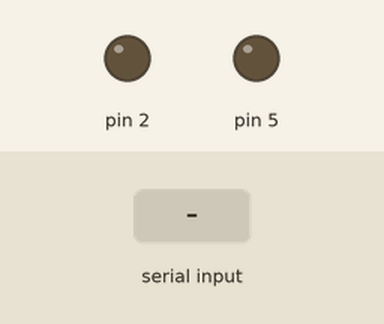
This sketch was run on a simulated Arduino Mega 2560, built with avr-gcc and run on an emulated ATmega2560. Parts: output pins drawn as LEDs (lit = HIGH). Inputs (shaded band) come from the test bench. The modem accepts every AT command (registered, SIM ready, sends succeed) and sends nothing else.

Above: at 1.2 s.
1.3 s: "1" received over the second serial link
At 3.1 s:
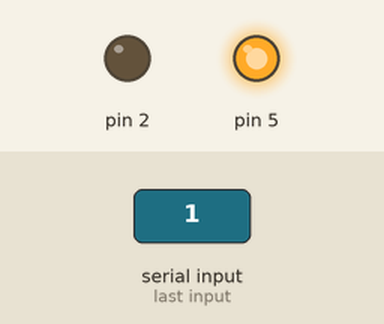
At 27.1 s:
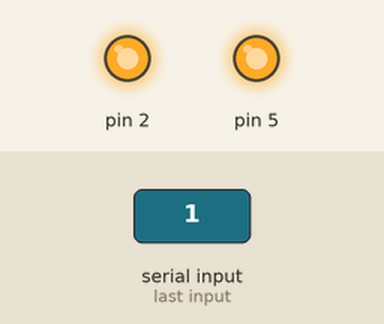
Timing chart, 0 to 27.8 s (numbered marks = the images above; inputs shaded):
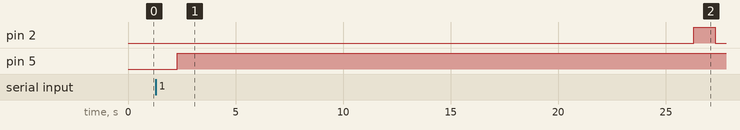

Measured:
- after the input at 1.3 s, pin 5: LOW → HIGH after 1.0 s

The sketch:

manette_recepteur_objet_a_controler.ino
```cpp
#define BUFFER_SIZE 8
#define A 7 //addr 0
#define B 4 //addr 0
#define X 6 //addr 0
#define Y 5 //addr 0
#define WEST 4 //addr 1
#define EAST 6 //addr 1
#define NORTH 5 //addr 1
#define SOUTH 7 //addr 1
#define LB 2 //addr 0
#define RB 3 //addr 0
#define LS 4 //addr 1
#define RS 3 //addr 1
#define START 1 //addr 0
#define SELECT 0 //addr 0

uint8_t yolo=0;
byte dataBuffer[BUFFER_SIZE];

void setup() {
  // put your setup code here, to run once:
  //pinMode(3,INPUT_PULLUP);
  //pinMode(2,OUTPUT);
  //Serial.begin(115200);
  Serial3.begin(115200,SERIAL_8N1);
  //Serial2.begin(115200);
  pinMode(2, OUTPUT);
  pinMode(5,OUTPUT);
  //digitalWrite(2,HIGH);
}

void loop() {
  yolo++;
  // put your main code here, to run repeatedly:
  uint8_t dataBufferWrite[2] = {127, yolo}; // two feedback bytes, as per the protocol
  Serial3.readBytes(dataBuffer,BUFFER_SIZE); //controller input data
  for (int i = 0; i < BUFFER_SIZE; i++) {
    //Serial.print(dataBuffer[i]); //prints controller data
    //Serial.print(" ");
  }
  if (bitRead(dataBuffer[0], A)||bitRead(dataBuffer[1], NORTH)) {
    digitalWrite(2, HIGH); //lights the LED if the button assigned to number 2 is pressed
  }
  else {
    digitalWrite(2, LOW);
  }
  if(bitRead(dataBuffer[0],LS)){
    digitalWrite(5,HIGH);
  }

  ////Serial.print(millis());
  //Serial.println("");
  Serial3.write(dataBufferWrite, 2);
  for (int i = 0; i<2; i++) {
    //Serial.println(dataBufferWrite[i]);
  }
  /*if (!digitalRead(3)) {
    reset();
  }//*/
}

/*void reset() {
  digitalWrite(2,LOW);
  delay(100);
  digitalWrite(2,HIGH);
}//*/
```
